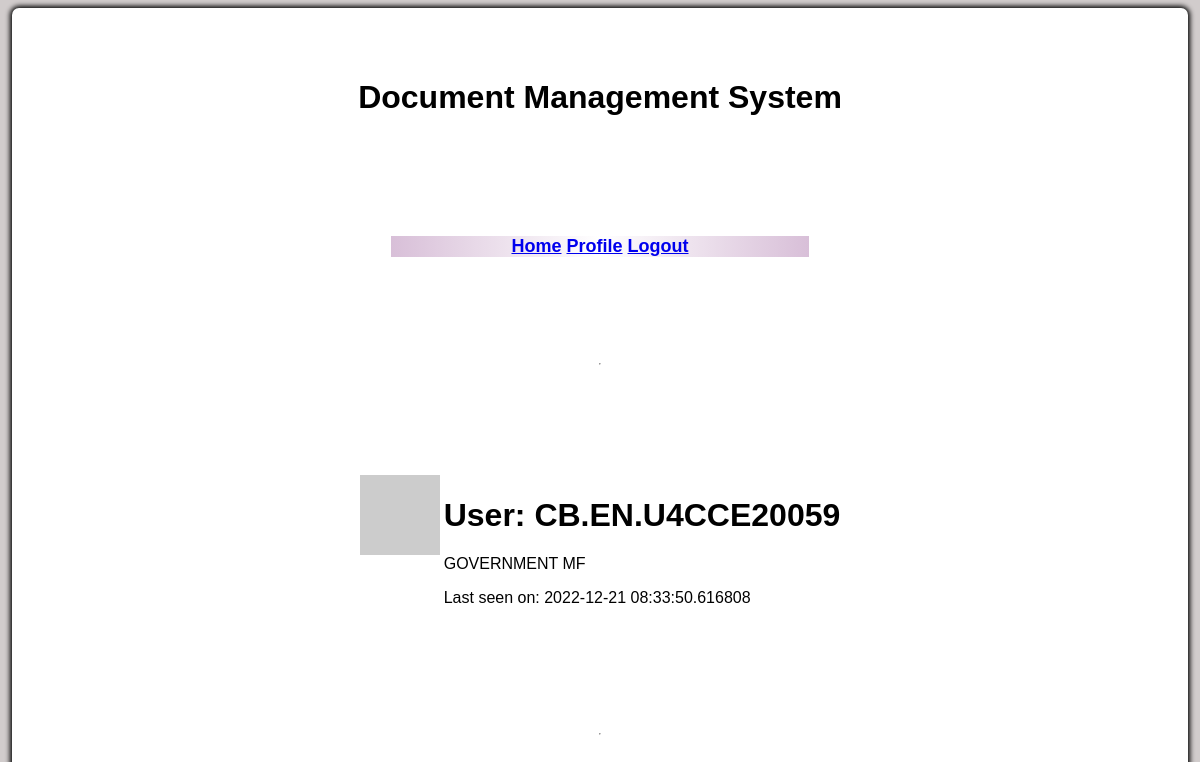
The page /user/CB.EN.U4CCE20059 (signed in) on the database its author committed.
### app.py (models this page shows, shortened)
class User(UserMixin, db.Model):
    id = db.Column(db.Integer, primary_key=True)
    username = db.Column(db.String(64), index=True, unique=True)
    email = db.Column(db.String(120), index=True, unique=True)
    password_hash = db.Column(db.String(128))
    posts = db.relationship('Post', backref='author', lazy='dynamic')
    about_me = db.Column(db.String(140))
    last_seen = db.Column(db.DateTime, default=datetime.utcnow)
    def avatar(self, size):
        digest = md5(self.email.lower().encode('utf-8')).hexdigest()
        return 'https://www.gravatar.com/avatar/{}?d=identicon&s={}'.format(
            digest, size)

### app.py (the view)
@app.route('/user/<username>')
@login_required
def user(username):
    user = User.query.filter_by(username=username).first_or_404()
    return render_template('user.html', user=user, title=username)

### app.py (called while the page is built)
@login.user_loader
def load_user(id):
    return User.query.get(int(id))

@app.before_request
def before_request():
    if current_user.is_authenticated:
        current_user.last_seen = datetime.utcnow()
        db.session.commit()

### templates/user.html (shortened to what this page needs)
{% extends "base.html" %}
{% block content %}
    <table>
        <tr valign="top">
            <td><img src="{{ user.avatar(128) }}"></td>
            <td>
                <h1>User: {{ user.username }}</h1>
                {% if user.about_me %}<p>{{ user.about_me }}</p>{% endif %}
                {% if user.last_seen %}<p>Last seen on: {{ user.last_seen }}</p>{% endif %}
            </td>
        </tr>
    </table>
    <hr>
{% endblock %}

### static/base.css (style rules this page uses)
html { height: 100%; }
body { height: 100%; margin: 0; font-family: Arial, Helvetica, sans-serif; display: grid; justify-items: center; align-items: center; background-color: #d1cccc; }

### rows shown on the page
User: username "CB.EN.U4CCE20059", about_me "GOVERNMENT MF", last_seen "2022-12-21 08:33:50.616808"
